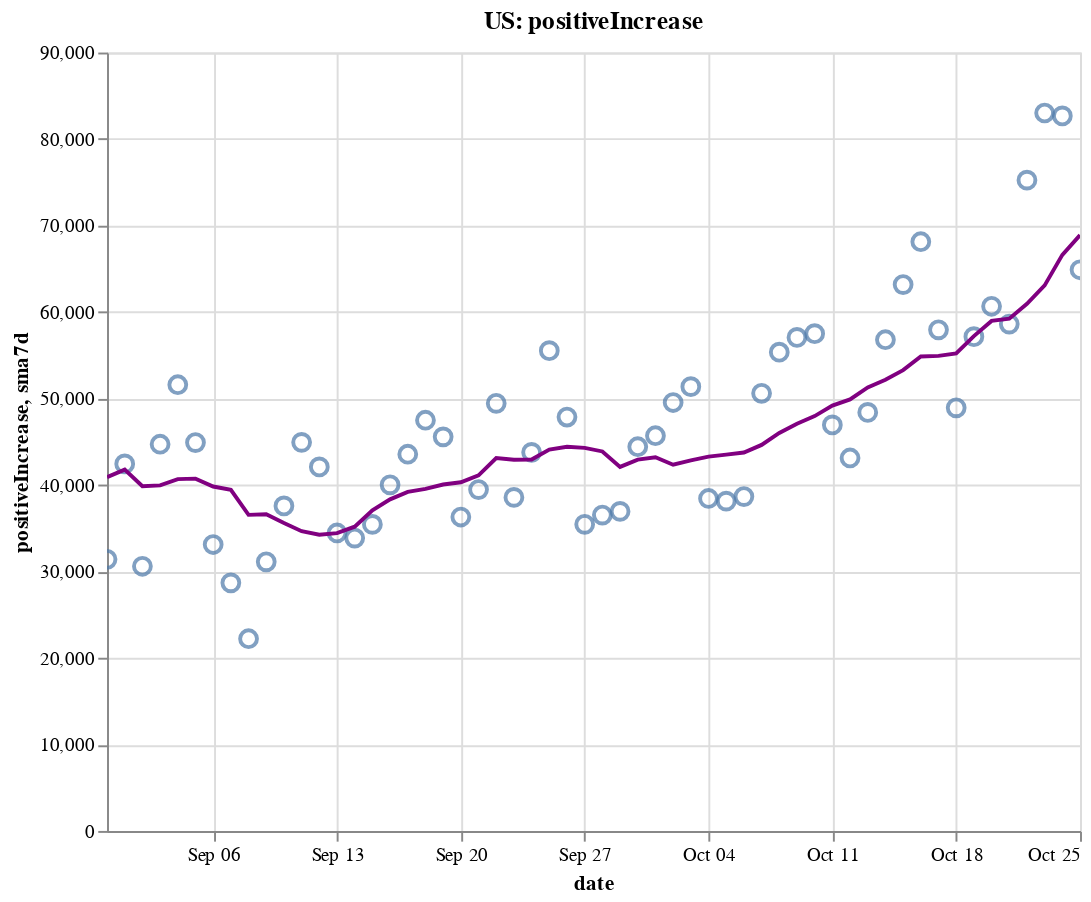

Notebook source saved alongside this figure:
### Code cell
create_plot(us, 'positiveIncrease')

### Figure 1 — Vega-Lite specification as saved in the notebook (floating-point values rounded to 4 significant figures)
{"config": {"view": {"continuousWidth": 400, "continuousHeight": 300}}, "layer": [{"layer": [{"mark": {"type": "point", "size": 75}, "encoding": {"tooltip": [{"type": "temporal", "field": "date"}, {"type": "quantitative", "field": "positiveIncrease"}, {"type": "quantitative", "field": "sma7d"}], "x": {"type": "temporal", "field": "date"}, "y": {"type": "quantitative", "field": "positiveIncrease"}}, "selection": {"selector002": {"type": "interval", "bind": "scales", "encodings": ["x", "y"]}}}, {"mark": {"type": "line", "color": "purple"}, "encoding": {"x": {"type": "temporal", "field": "date"}, "y": {"type": "quantitative", "field": "sma7d"}}}]}, {"mark": {"type": "rule", "color": "#aaa"}, "encoding": {"x": {"type": "temporal", "field": "date"}}, "transform": [{"filter": {"selection": "selector001"}}]}, {"mark": "circle", "encoding": {"opacity": {"condition": {"value": 1, "selection": "selector001"}, "value": 0}, "tooltip": [{"type": "temporal", "field": "date"}, {"type": "quantitative", "field": "positiveIncrease"}, {"type": "quantitative", "field": "sma7d"}], "x": {"type": "temporal", "field": "date"}, "y": {"type": "quantitative", "field": "positiveIncrease"}}, "selection": {"selector001": {"type": "single", "encodings": ["x"], "on": "mouseover", "nearest": true, "empty": "none"}}}, {"mark": {"type": "text", "align": "left", "dx": 5, "dy": -5, "stroke": "white", "strokeWidth": 2}, "encoding": {"text": {"type": "quantitative", "field": "positiveIncrease"}, "tooltip": [{"type": "temporal", "field": "date"}, {"type": "quantitative", "field": "positiveIncrease"}, {"type": "quantitative", "field": "sma7d"}], "x": {"type": "temporal", "field": "date"}, "y": {"type": "quantitative", "field": "positiveIncrease"}}, "transform": [{"filter": {"selection": "selector001"}}]}, {"mark": {"type": "text", "align": "left", "dx": 5, "dy": -5}, "encoding": {"text": {"type": "quantitative", "field": "positiveIncrease"}, "tooltip": [{"type": "temporal", "field": "date"}, {"type": "quantitative", "field": "positiveIncrease"}, {"type": "quantitative", "field": "sma7d"}], "x": {"type": "temporal", "field": "date"}, "y": {"type": "quantitative", "field": "positiveIncrease"}}, "transform": [{"filter": {"selection": "selector001"}}]}], "data": {"name": "data-17820cee6878112acaae06abe5545abf"}, "height": 400, "title": "US: positiveIncrease", "width": 500, "$schema": "https://vega.github.io/schema/vega-lite/v4.8.1.json", "datasets": {"data-17820cee6878112acaae06abe5545abf": [{"date": "2020-08-31T00:00:00", "totalTestResultsIncrease": 709700.0, "positiveIncrease": 31410.0, "death": 175600.0, "deathIncrease": 366.0, "positiveRate": 0.044, "state": "US", "sma7d": 40910.0}, {"date": "2020-09-01T00:00:00", "totalTestResultsIncrease": 755900.0, "positiveIncrease": 42430.0, "death": 176600.0, "deathIncrease": 1027.0, "positiveRate": 0.056, "state": "US", "sma7d": 41780.0}, {"date": "2020-09-02T00:00:00", "totalTestResultsIncrease": 704000.0, "positiveIncrease": 30600.0, "death": 177700.0, "deathIncrease": 1032.0, "positiveRate": 0.043, "state": "US", "sma7d": 39850.0}, {"date": "2020-09-03T00:00:00", "totalTestResultsIncrease": 829000.0, "positiveIncrease": 44710.0, "death": 178700.0, "deathIncrease": 1070.0, "positiveRate": 0.054, "state": "US", "sma7d": 39960.0}, {"date": "2020-09-04T00:00:00", "totalTestResultsIncrease": 979300.0, "positiveIncrease": 51590.0, "death": 179700.0, "deathIncrease": 998.0, "positiveRate": 0.053, "state": "US", "sma7d": 40680.0}, {"date": "2020-09-05T00:00:00", "totalTestResultsIncrease": 908200.0, "positiveIncrease": 44900.0, "death": 180700.0, "deathIncrease": 918.0, "positiveRate": 0.049, "state": "US", "sma7d": 40740.0}, {"date": "2020-09-06T00:00:00", "totalTestResultsIncrease": 789800.0, "positiveIncrease": 33120.0, "death": 181100.0, "deathIncrease": 449.0, "positiveRate": 0.042, "state": "US", "sma7d": 39820.0}, {"date": "2020-09-07T00:00:00", "totalTestResultsIncrease": 626100.0, "positiveIncrease": 28680.0, "death": 181300.0, "deathIncrease": 225.0, "positiveRate": 0.046, "state": "US", "sma7d": 39440.0}, {"date": "2020-09-08T00:00:00", "totalTestResultsIncrease": 552100.0, "positiveIncrease": 22220.0, "death": 181700.0, "deathIncrease": 358.0, "positiveRate": 0.04, "state": "US", "sma7d": 36550.0}, {"date": "2020-09-09T00:00:00", "totalTestResultsIncrease": 659100.0, "positiveIncrease": 31110.0, "death": 182800.0, "deathIncrease": 1084.0, "positiveRate": 0.047, "state": "US", "sma7d": 36620.0}, {"date": "2020-09-10T00:00:00", "totalTestResultsIncrease": 730400.0, "positiveIncrease": 37580.0, "death": 183900.0, "deathIncrease": 1170.0, "positiveRate": 0.051, "state": "US", "sma7d": 35600.0}, {"date": "2020-09-11T00:00:00", "totalTestResultsIncrease": 857000.0, "positiveIncrease": 44930.0, "death": 185000.0, "deathIncrease": 1018.0, "positiveRate": 0.052, "state": "US", "sma7d": 34650.0}, {"date": "2020-09-12T00:00:00", "totalTestResultsIncrease": 930300.0, "positiveIncrease": 42090.0, "death": 185800.0, "deathIncrease": 810.0, "positiveRate": 0.045, "state": "US", "sma7d": 34250.0}, {"date": "2020-09-13T00:00:00", "totalTestResultsIncrease": 720600.0, "positiveIncrease": 34450.0, "death": 186200.0, "deathIncrease": 390.0, "positiveRate": 0.048, "state": "US", "sma7d": 34440.0}, {"date": "2020-09-14T00:00:00", "totalTestResultsIncrease": 457600.0, "positiveIncrease": 33860.0, "death": 186600.0, "deathIncrease": 404.0, "positiveRate": 0.074, "state": "US", "sma7d": 35180.0}, {"date": "2020-09-15T00:00:00", "totalTestResultsIncrease": 760400.0, "positiveIncrease": 35440.0, "death": 187600.0, "deathIncrease": 1031.0, "positiveRate": 0.047, "state": "US", "sma7d": 37070.0}, {"date": "2020-09-16T00:00:00", "totalTestResultsIncrease": 770500.0, "positiveIncrease": 40020.0, "death": 188800.0, "deathIncrease": 1200.0, "positiveRate": 0.052, "state": "US", "sma7d": 38340.0}, {"date": "2020-09-17T00:00:00", "totalTestResultsIncrease": 885800.0, "positiveIncrease": 43560.0, "death": 189700.0, "deathIncrease": 863.0, "positiveRate": 0.049, "state": "US", "sma7d": 39190.0}, {"date": "2020-09-18T00:00:00", "totalTestResultsIncrease": 1019000.0, "positiveIncrease": 47490.0, "death": 190600.0, "deathIncrease": 901.0, "positiveRate": 0.047, "state": "US", "sma7d": 39560.0}, {"date": "2020-09-19T00:00:00", "totalTestResultsIncrease": 1101000.0, "positiveIncrease": 45560.0, "death": 191300.0, "deathIncrease": 740.0, "positiveRate": 0.041, "state": "US", "sma7d": 40060.0}, {"date": "2020-09-20T00:00:00", "totalTestResultsIncrease": 932900.0, "positiveIncrease": 36300.0, "death": 191600.0, "deathIncrease": 327.0, "positiveRate": 0.039, "state": "US", "sma7d": 40320.0}, {"date": "2020-09-21T00:00:00", "totalTestResultsIncrease": 736100.0, "positiveIncrease": 39470.0, "death": 191900.0, "deathIncrease": 287.0, "positiveRate": 0.054, "state": "US", "sma7d": 41120.0}, {"date": "2020-09-22T00:00:00", "totalTestResultsIncrease": 812500.0, "positiveIncrease": 49440.0, "death": 192800.0, "deathIncrease": 854.0, "positiveRate": 0.061, "state": "US", "sma7d": 43120.0}, {"date": "2020-09-23T00:00:00", "totalTestResultsIncrease": 962700.0, "positiveIncrease": 38570.0, "death": 193900.0, "deathIncrease": 1159.0, "positiveRate": 0.04, "state": "US", "sma7d": 42910.0}, {"date": "2020-09-24T00:00:00", "totalTestResultsIncrease": 974800.0, "positiveIncrease": 43770.0, "death": 194800.0, "deathIncrease": 921.0, "positiveRate": 0.045, "state": "US", "sma7d": 42940.0}, {"date": "2020-09-25T00:00:00", "totalTestResultsIncrease": 1054000.0, "positiveIncrease": 55530.0, "death": 195700.0, "deathIncrease": 844.0, "positiveRate": 0.053, "state": "US", "sma7d": 44090.0}, {"date": "2020-09-26T00:00:00", "totalTestResultsIncrease": 1057000.0, "positiveIncrease": 47860.0, "death": 196600.0, "deathIncrease": 869.0, "positiveRate": 0.045, "state": "US", "sma7d": 44420.0}, {"date": "2020-09-27T00:00:00", "totalTestResultsIncrease": 849700.0, "positiveIncrease": 35450.0, "death": 196900.0, "deathIncrease": 307.0, "positiveRate": 0.042, "state": "US", "sma7d": 44300.0}, {"date": "2020-09-28T00:00:00", "totalTestResultsIncrease": 1128000.0, "positiveIncrease": 36520.0, "death": 197100.0, "deathIncrease": 257.0, "positiveRate": 0.032, "state": "US", "sma7d": 43880.0}, {"date": "2020-09-29T00:00:00", "totalTestResultsIncrease": 858200.0, "positiveIncrease": 36950.0, "death": 197900.0, "deathIncrease": 739.0, "positiveRate": 0.043, "state": "US", "sma7d": 42090.0}, {"date": "2020-09-30T00:00:00", "totalTestResultsIncrease": 846800.0, "positiveIncrease": 44420.0, "death": 198900.0, "deathIncrease": 1061.0, "positiveRate": 0.052, "state": "US", "sma7d": 42930.0}, {"date": "2020-10-01T00:00:00", "totalTestResultsIncrease": 932200.0, "positiveIncrease": 45690.0, "death": 199800.0, "deathIncrease": 851.0, "positiveRate": 0.049, "state": "US", "sma7d": 43200.0}, {"date": "2020-10-02T00:00:00", "totalTestResultsIncrease": 1164000.0, "positiveIncrease": 49530.0, "death": 200600.0, "deathIncrease": 835.0, "positiveRate": 0.043, "state": "US", "sma7d": 42350.0}, {"date": "2020-10-03T00:00:00", "totalTestResultsIncrease": 1034000.0, "positiveIncrease": 51370.0, "death": 201400.0, "deathIncrease": 741.0, "positiveRate": 0.05, "state": "US", "sma7d": 42850.0}, {"date": "2020-10-04T00:00:00", "totalTestResultsIncrease": 973800.0, "positiveIncrease": 38440.0, "death": 201700.0, "deathIncrease": 363.0, "positiveRate": 0.039, "state": "US", "sma7d": 43280.0}, {"date": "2020-10-05T00:00:00", "totalTestResultsIncrease": 947300.0, "positiveIncrease": 38130.0, "death": 202000.0, "deathIncrease": 326.0, "positiveRate": 0.04, "state": "US", "sma7d": 43510.0}, {"date": "2020-10-06T00:00:00", "totalTestResultsIncrease": 859800.0, "positiveIncrease": 38660.0, "death": 202700.0, "deathIncrease": 634.0, "positiveRate": 0.045, "state": "US", "sma7d": 43750.0}, {"date": "2020-10-07T00:00:00", "totalTestResultsIncrease": 900900.0, "positiveIncrease": 50600.0, "death": 203600.0, "deathIncrease": 916.0, "positiveRate": 0.056, "state": "US", "sma7d": 44630.0}, {"date": "2020-10-08T00:00:00", "totalTestResultsIncrease": 1076000.0, "positiveIncrease": 55350.0, "death": 204600.0, "deathIncrease": 986.0, "positiveRate": 0.051, "state": "US", "sma7d": 46010.0}, {"date": "2020-10-09T00:00:00", "totalTestResultsIncrease": 1127000.0, "positiveIncrease": 57060.0, "death": 205500.0, "deathIncrease": 893.0, "positiveRate": 0.051, "state": "US", "sma7d": 47090.0}, {"date": "2020-10-10T00:00:00", "totalTestResultsIncrease": 1186000.0, "positiveIncrease": 57490.0, "death": 206100.0, "deathIncrease": 665.0, "positiveRate": 0.048, "state": "US", "sma7d": 47960.0}, {"date": "2020-10-11T00:00:00", "totalTestResultsIncrease": 972000.0, "positiveIncrease": 46950.0, "death": 206600.0, "deathIncrease": 466.0, "positiveRate": 0.048, "state": "US", "sma7d": 49180.0}, {"date": "2020-10-12T00:00:00", "totalTestResultsIncrease": 1017000.0, "positiveIncrease": 43120.0, "death": 206900.0, "deathIncrease": 287.0, "positiveRate": 0.042, "state": "US", "sma7d": 49890.0}, {"date": "2020-10-13T00:00:00", "totalTestResultsIncrease": 986000.0, "positiveIncrease": 48390.0, "death": 207600.0, "deathIncrease": 690.0, "positiveRate": 0.049, "state": "US", "sma7d": 51280.0}, {"date": "2020-10-14T00:00:00", "totalTestResultsIncrease": 981100.0, "positiveIncrease": 56800.0, "death": 208400.0, "deathIncrease": 811.0, "positiveRate": 0.058, "state": "US", "sma7d": 52170.0}, {"date": "2020-10-15T00:00:00", "totalTestResultsIncrease": 1019000.0, "positiveIncrease": 63170.0, "death": 209300.0, "deathIncrease": 951.0, "positiveRate": 0.062, "state": "US", "sma7d": 53280.0}, {"date": "2020-10-16T00:00:00", "totalTestResultsIncrease": 1143000.0, "positiveIncrease": 68120.0, "death": 210200.0, "deathIncrease": 877.0, "positiveRate": 0.06, "state": "US", "sma7d": 54860.0}, {"date": "2020-10-17T00:00:00", "totalTestResultsIncrease": 1196000.0, "positiveIncrease": 57940.0, "death": 211000.0, "deathIncrease": 780.0, "positiveRate": 0.048, "state": "US", "sma7d": 54930.0}, {"date": "2020-10-18T00:00:00", "totalTestResultsIncrease": 982400.0, "positiveIncrease": 48920.0, "death": 211400.0, "deathIncrease": 393.0, "positiveRate": 0.05, "state": "US", "sma7d": 55210.0}, {"date": "2020-10-19T00:00:00", "totalTestResultsIncrease": 1203000.0, "positiveIncrease": 57150.0, "death": 211800.0, "deathIncrease": 456.0, "positiveRate": 0.047, "state": "US", "sma7d": 57210.0}, {"date": "2020-10-20T00:00:00", "totalTestResultsIncrease": 909400.0, "positiveIncrease": 60660.0, "death": 212700.0, "deathIncrease": 832.0, "positiveRate": 0.067, "state": "US", "sma7d": 58970.0}, {"date": "2020-10-21T00:00:00", "totalTestResultsIncrease": 880800.0, "positiveIncrease": 58610.0, "death": 213700.0, "deathIncrease": 1024.0, "positiveRate": 0.067, "state": "US", "sma7d": 59230.0}, {"date": "2020-10-22T00:00:00", "totalTestResultsIncrease": 1129000.0, "positiveIncrease": 75250.0, "death": 214800.0, "deathIncrease": 1143.0, "positiveRate": 0.067, "state": "US", "sma7d": 60950.0}, {"date": "2020-10-23T00:00:00", "totalTestResultsIncrease": 1280000.0, "positiveIncrease": 83010.0, "death": 215800.0, "deathIncrease": 916.0, "positiveRate": 0.065, "state": "US", "sma7d": 63080.0}, {"date": "2020-10-24T00:00:00", "totalTestResultsIncrease": 1210000.0, "positiveIncrease": 82670.0, "death": 216600.0, "deathIncrease": 885.0, "positiveRate": 0.068, "state": "US", "sma7d": 66610.0}, {"date": "2020-10-25T00:00:00", "totalTestResultsIncrease": 1106000.0, "positiveIncrease": 64880.0, "death": 217000.0, "deathIncrease": 377.0, "positiveRate": 0.059, "state": "US", "sma7d": 68890.0}]}}
